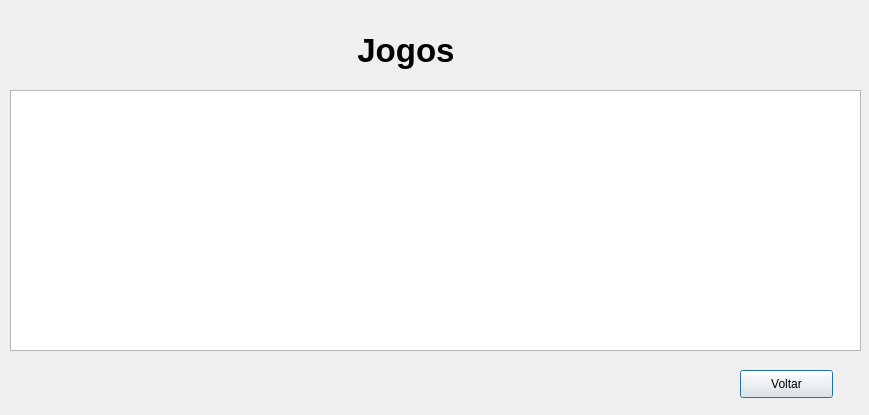
<?xml version="1.0" encoding="UTF-8"?>
<ui version="4.0">
 <class>fm_visualizarJogos</class>
 <widget class="QDialog" name="fm_visualizarJogos">
  <property name="geometry">
   <rect>
    <x>0</x>
    <y>0</y>
    <width>869</width>
    <height>415</height>
   </rect>
  </property>
  <property name="windowTitle">
   <string>Dialog</string>
  </property>
  <widget class="QLabel" name="label">
   <property name="geometry">
    <rect>
     <x>80</x>
     <y>20</y>
     <width>661</width>
     <height>61</height>
    </rect>
   </property>
   <property name="font">
    <font>
     <pointsize>25</pointsize>
     <weight>75</weight>
     <bold>true</bold>
    </font>
   </property>
   <property name="text">
    <string>Jogos </string>
   </property>
   <property name="alignment">
    <set>Qt::AlignCenter</set>
   </property>
  </widget>
  <widget class="QPushButton" name="btn_voltar">
   <property name="geometry">
    <rect>
     <x>740</x>
     <y>370</y>
     <width>93</width>
     <height>28</height>
    </rect>
   </property>
   <property name="text">
    <string>Voltar</string>
   </property>
  </widget>
  <widget class="QTableWidget" name="tw_visualizarJogos">
   <property name="geometry">
    <rect>
     <x>10</x>
     <y>90</y>
     <width>851</width>
     <height>261</height>
    </rect>
   </property>
  </widget>
 </widget>
 <resources/>
 <connections/>
</ui>
